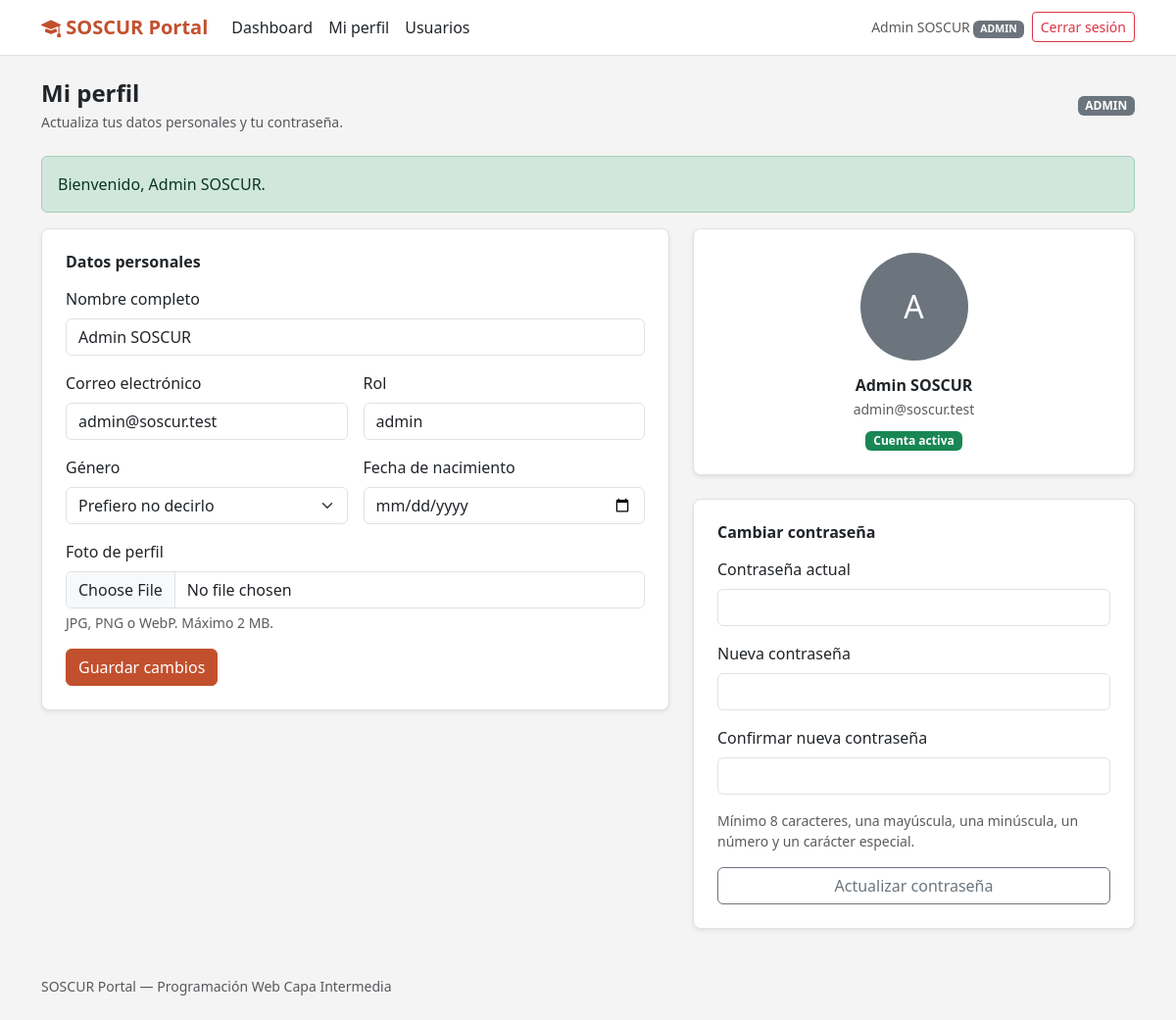
The app's page /perfil (signed in) with its own data.
### tables this page shows
CREATE TABLE IF NOT EXISTS usuarios (
    usuario_id INT AUTO_INCREMENT PRIMARY KEY,
    nombre VARCHAR(100) NOT NULL,
    correo VARCHAR(150) NOT NULL,
    contrasena_hash VARCHAR(255) NOT NULL,
    rol ENUM('estudiante', 'instructor', 'admin') NOT NULL DEFAULT 'estudiante',
    genero ENUM('femenino', 'masculino', 'prefiero_no_decir') DEFAULT NULL,
    fecha_nacimiento DATE DEFAULT NULL,
    foto_perfil VARCHAR(255) DEFAULT NULL,
    correo_verificado BOOLEAN NOT NULL DEFAULT FALSE,
    token_verificacion VARCHAR(100) DEFAULT NULL,
    token_verificacion_expira DATETIME DEFAULT NULL,
    intentos_fallidos TINYINT NOT NULL DEFAULT 0,
    bloqueado BOOLEAN NOT NULL DEFAULT FALSE,
    motivo_bloqueo VARCHAR(255) DEFAULT NULL,
    fecha_bloqueo DATETIME DEFAULT NULL,
    bloqueado_por INT DEFAULT NULL,
    remember_token VARCHAR(100) DEFAULT NULL,
    remember_token_expira DATETIME DEFAULT NULL,
    fecha_registro DATETIME NOT NULL DEFAULT CURRENT_TIMESTAMP,
    UNIQUE KEY uq_usuario_correo (correo),
    UNIQUE KEY uq_usuario_token_verificacion (token_verificacion),
    KEY idx_usuario_rol_bloqueado (rol, bloqueado),
    KEY idx_usuario_remember_token (remember_token),
    KEY fk_usuario_bloqueado_por (bloqueado_por),
    CONSTRAINT fk_usuario_bloqueado_por
        FOREIGN KEY (bloqueado_por) REFERENCES usuarios(usuario_id)
        ON DELETE SET NULL ON UPDATE CASCADE
);

### app/controllers/AuthController.php (called while the page is built, shortened)
<?php
class AuthController extends Controller
{
    public function showProfile(): void
    {
        $usuario = Auth::user();
        $this->view('profile/index', [
            'usuario' => $usuario,
            'flash' => $this->takeFlash(),
        ]);
    }
}

### app/middleware/AccessMiddleware.php (called while the page is built, shortened)
<?php
final class AccessMiddleware implements MiddlewareInterface
{
    public function handle(string $uri, callable $next): void
    {
        $next();
    }
}

### public/index.php (called while the page is built, shortened)
<?php
$router = new Router();
$router->get('/', [HomeController::class, 'index']);
$router->get('/home', [HomeController::class, 'index']);
$router->get('/login', [AuthController::class, 'showLogin']);
$router->post('/login', [AuthController::class, 'login']);
$router->get('/verificar-correo', [AuthController::class, 'verificarCorreo']);
$router->get('/registro', [AuthController::class, 'showRegister']);
$router->post('/registro', [AuthController::class, 'register']);
$router->post('/logout', [AuthController::class, 'logout']);
$router->get('/dashboard', [AuthController::class, 'dashboard']);
$router->get('/perfil', [AuthController::class, 'showProfile']);
$router->post('/perfil', [AuthController::class, 'updateProfile']);
$router->post('/perfil/contrasena', [AuthController::class, 'changePassword']);
$router->get('/admin/usuarios', [UserController::class, 'index']);
$router->post('/admin/usuarios/{id}/bloquear', [UserController::class, 'bloquear']);
$router->post('/admin/usuarios/{id}/reactivar', [UserController::class, 'reactivar']);
$router->get('/api/v1/categorias', [ApiController::class, 'categorias']);
$router->get('/api/v1/cursos', [ApiController::class, 'cursos']);
$router->post('/api/v1/cursos', [ApiController::class, 'crearCurso']);
$router->post('/api/v1/registro', [ApiAuthController::class, 'registro']);
$router->post('/api/v1/login', [ApiAuthController::class, 'login']);
$router->post('/api/v1/verificar-correo', [ApiAuthController::class, 'verificarCorreo']);
$router->post('/api/v1/verificar-correo/reenviar', [ApiAuthController::class, 'reenviarVerificacion']);
$router->post('/api/v1/logout', [ApiAuthController::class, 'logout']);
$router->get('/api/v1/perfil', [ApiAuthController::class, 'perfil']);
$router->patch('/api/v1/perfil', [ApiAuthController::class, 'actualizarPerfil']);
$router->post('/api/v1/perfil/contrasena', [ApiAuthController::class, 'cambiarContrasena']);
$router->post('/api/v1/perfil/foto', [ApiAuthController::class, 'subirFoto']);
$router->get('/api/v1/admin/usuarios', [ApiAdminController::class, 'usuarios']);
$router->post('/api/v1/admin/usuarios/{id}/bloquear', [ApiAdminController::class, 'bloquear']);
$router->post('/api/v1/admin/usuarios/{id}/reactivar', [ApiAdminController::class, 'reactivar']);
$requestPath = parse_url($_SERVER['REQUEST_URI'] ?? '/', PHP_URL_PATH) ?: '/';
$requestPath = preg_replace('#^/public(?=/|$)#', '', $requestPath) ?? $requestPath;
$requestPath = preg_replace('#^/index\.php(?=/|$)#', '', $requestPath) ?? $requestPath;
$requestPath = $requestPath === '' ? '/' : $requestPath;
$method = $_SERVER['REQUEST_METHOD'] ?? 'GET';
try {
    $router->dispatch($requestPath, $method);
} catch (\Throwable $exception) {
    error_log('Error no controlado: ' . $exception->getMessage());
    http_response_code(500);
    if (str_starts_with($requestPath, '/api/')) {
        header('Content-Type: application/json; charset=utf-8');
        echo json_encode(['error' => 'Error interno del servidor'], JSON_UNESCAPED_UNICODE);
    } else {
        header('Content-Type: text/plain; charset=utf-8');
        echo '500 Internal Server Error';
    }
}

### app/helpers/Url.php (called while the page is built, shortened)
<?php
final class Url
{
    public static function base(): string
    {
        $scriptName = str_replace('\\', '/', $_SERVER['SCRIPT_NAME'] ?? '');
        $base = str_replace('\\', '/', dirname(dirname($scriptName)));
        $base = rtrim($base, '/');
        return $base === '' || $base === '.' || $base === '/' ? '' : $base;
    }
    public static function to(string $path = ''): string
    {
        return self::base() . '/' . ltrim($path, '/');
    }
    public static function asset(string $path): string
    {
        return self::to($path);
    }
}

### app/helpers/Session.php (called while the page is built, shortened)
<?php
final class Session
{
    public static function usuarioId(): ?int
    {
        return isset($_SESSION['usuario_id']) ? (int) $_SESSION['usuario_id'] : null;
    }
}

### app/helpers/Auth.php (called while the page is built, shortened)
<?php
final class Auth
{
    public static function user(): ?array
    {
        $usuarioId = Session::usuarioId();
        $usuario = (new Usuario())->buscarPorId($usuarioId);
        return $usuario;
    }
}

### app/config/Database.php (called while the page is built, shortened)
<?php
final class Database
{
    private static ?PDO $connection = null;
    public static function getConnection(): PDO
    {
        if (self::$connection instanceof PDO) {
            return self::$connection;
        }
        $config = require __DIR__ . '/config.php';
        $db = $config['db'];
        $dsn = sprintf(
            'mysql:host=%s;port=%s;dbname=%s;charset=%s',
            $db['host'],
            $db['port'],
            $db['name'],
            $db['charset']
        );
        try {
            self::$connection = new PDO(
                $dsn,
                $db['user'],
                $db['pass'],
                [
                    PDO::ATTR_ERRMODE => PDO::ERRMODE_EXCEPTION,
                    PDO::ATTR_DEFAULT_FETCH_MODE => PDO::FETCH_ASSOC,
                    PDO::ATTR_EMULATE_PREPARES => false,
                    PDO::ATTR_STRINGIFY_FETCHES => false,
                    PDO::ATTR_TIMEOUT => 5,
                ]
            );
        } catch (PDOException $exception) {
            error_log('Error de conexión a MySQL: ' . $exception->getMessage());
            throw new RuntimeException('No se pudo conectar a la base de datos.', 0, $exception);
        }
        return self::$connection;
    }
}

### app/models/Model.php (called while the page is built, shortened)
<?php
abstract class Model
{
    protected PDO $db;
    public function __construct()
    {
        $this->db = Database::getConnection();
    }
    protected function fetchOne(string $sql, array $params = []): ?array
    {
        $statement = $this->db->prepare($sql);
        $statement->execute($params);
        $row = $statement->fetch();
        return $row === false ? null : $row;
    }
}

### app/models/Usuario.php (called while the page is built, shortened)
<?php
class Usuario extends Model
{
    public function buscarPorId(int $id): ?array
    {
        return $this->fetchOne(
            'SELECT ' . self::CAMPOS_PUBLICOS . '
             FROM usuarios
             WHERE usuario_id = :id
             LIMIT 1',
            ['id' => $id]
        );
    }
}

### app/views/profile/index.php (the view, shortened to what this page needs)
<?php
require __DIR__ . '/../templates/header.php';
$valor = static fn (string $campo): string => htmlspecialchars(
    (string) ($old[$campo] ?? $usuario[$campo] ?? ''),
    ENT_QUOTES,
    'UTF-8'
);
$foto = (string) ($usuario['foto_perfil'] ?? '');
?>
<div class="d-flex flex-wrap justify-content-between align-items-center gap-2 mb-4">
  <div>
    <h4 class="fw-bold mb-1">Mi perfil</h4>
    <p class="text-muted small mb-0">Actualiza tus datos personales y tu contraseña.</p>
  </div>
  <span class="badge bg-secondary text-uppercase"><?= htmlspecialchars((string) $usuario['rol'], ENT_QUOTES, 'UTF-8') ?></span>
</div>
<?php if (!empty($flash)): ?>
  <div class="alert alert-<?= $flash['tipo'] === 'success' ? 'success' : 'danger' ?>">
    <?= htmlspecialchars($flash['mensaje'], ENT_QUOTES, 'UTF-8') ?>
  </div>
<?php endif; ?>
<div class="row g-4">
  <div class="col-lg-7">
    <div class="card border shadow-sm">
      <div class="card-body p-4">
        <h6 class="fw-bold mb-3">Datos personales</h6>
        <form id="formPerfil" method="post" action="<?= htmlspecialchars(Url::to('perfil'), ENT_QUOTES, 'UTF-8') ?>" enctype="multipart/form-data">
          <div class="row g-3">
            <div class="col-12">
              <label class="form-label" for="nombre">Nombre completo</label>
              <input id="nombre" name="nombre" class="form-control" required value="<?= $valor('nombre') ?>">
            </div>
            <div class="col-md-6">
              <label class="form-label" for="correo">Correo electrónico</label>
              <input id="correo" type="email" class="form-control" value="<?= $valor('correo') ?>" readonly>
            </div>
            <div class="col-md-6">
              <label class="form-label" for="rol">Rol</label>
              <input id="rol" class="form-control" value="<?= $valor('rol') ?>" readonly>
            </div>
            <div class="col-md-6">
              <label class="form-label" for="genero">Género</label>
              <select id="genero" name="genero" class="form-select">
                <option value="">Prefiero no decirlo</option>
              </select>
            </div>
            <div class="col-md-6">
              <label class="form-label" for="fecha_nacimiento">Fecha de nacimiento</label>
              <input id="fecha_nacimiento" name="fecha_nacimiento" type="date" class="form-control"
                     value="<?= $valor('fecha_nacimiento') ?>">
            </div>
            <div class="col-12">
              <label class="form-label" for="foto_perfil">Foto de perfil</label>
              <input id="foto_perfil" name="foto_perfil" type="file" class="form-control" accept="image/png,image/jpeg,image/webp">
              <div class="form-text">JPG, PNG o WebP. Máximo 2 MB.</div>
            </div>
            <div class="col-12">
              <button id="btnGuardarPerfil" class="btn btn-primary-soscur" type="submit">Guardar cambios</button>
            </div>
          </div>
        </form>
      </div>
    </div>
  </div>
  <div class="col-lg-5">
    <div class="card border shadow-sm mb-4">
      <div class="card-body p-4 text-center">
        <div id="perfil-avatar" class="mb-3">
          <?php if ($foto !== ''): ?>
            <img id="perfil-avatar-img" src="<?= htmlspecialchars(Url::asset($foto), ENT_QUOTES, 'UTF-8') ?>"
                 alt="Foto de perfil" class="rounded-circle" style="width: 110px; height: 110px; object-fit: cover;">
          <?php else: ?>
            <div id="perfil-avatar-placeholder" class="rounded-circle bg-secondary text-white d-inline-flex align-items-center justify-content-center"
                 style="width: 110px; height: 110px; font-size: 2rem;">
              <?= htmlspecialchars(mb_strtoupper(mb_substr((string) $usuario['nombre'], 0, 1)), ENT_QUOTES, 'UTF-8') ?>
            </div>
          <?php endif; ?>
        </div>
        <h6 id="perfil-nombre" class="fw-bold mb-1"><?= htmlspecialchars((string) $usuario['nombre'], ENT_QUOTES, 'UTF-8') ?></h6>
        <p id="perfil-correo" class="text-muted small mb-2"><?= htmlspecialchars((string) $usuario['correo'], ENT_QUOTES, 'UTF-8') ?></p>
        <span class="badge <?= ((int) $usuario['bloqueado'] === 1) ? 'bg-danger' : 'bg-success' ?>">
          <?= ((int) $usuario['bloqueado'] === 1) ? 'Cuenta bloqueada' : 'Cuenta activa' ?>
        </span>
      </div>
    </div>
    <div class="card border shadow-sm">
      <div class="card-body p-4">
        <h6 class="fw-bold mb-3">Cambiar contraseña</h6>
        <form id="formContrasena" method="post" action="<?= htmlspecialchars(Url::to('perfil/contrasena'), ENT_QUOTES, 'UTF-8') ?>">
          <div class="mb-3">
            <label class="form-label" for="contrasena_actual">Contraseña actual</label>
            <input id="contrasena_actual" name="contrasena_actual" type="password" class="form-control" required>
          </div>
          <div class="mb-3">
            <label class="form-label" for="contrasena_nueva">Nueva contraseña</label>
            <input id="contrasena_nueva" name="contrasena_nueva" type="password" class="form-control" required>
          </div>
          <div class="mb-3">
            <label class="form-label" for="contrasena_confirmacion">Confirmar nueva contraseña</label>
            <input id="contrasena_confirmacion" name="contrasena_confirmacion" type="password" class="form-control" required>
          </div>
          <div class="form-text mb-3">
            Mínimo 8 caracteres, una mayúscula, una minúscula, un número y un carácter especial.
          </div>
          <button id="btnCambiarContrasena" class="btn btn-outline-secondary w-100" type="submit">Actualizar contraseña</button>
        </form>
      </div>
    </div>
  </div>
</div>
<?php
require __DIR__ . '/../templates/footer.php';
?>

### app/views/templates/header.php (shortened to what this page needs)
<?php
$navUsuario = Auth::user();
?>
<!DOCTYPE html>
<html lang="es">
<head>
  <link href="https://cdn.jsdelivr.net/npm/bootstrap@5.3.3/dist/css/bootstrap.min.css" rel="stylesheet">
  <link href="https://cdn.jsdelivr.net/npm/bootstrap-icons@1.11.3/font/bootstrap-icons.min.css" rel="stylesheet">
  <link href="<?= htmlspecialchars(Url::asset('css/prototipo.css'), ENT_QUOTES, 'UTF-8') ?>" rel="stylesheet">
</head>
<body>
<nav class="navbar navbar-expand-lg navbar-soscur">
  <div class="container">
    <a class="navbar-brand" href="<?= htmlspecialchars(Url::to(''), ENT_QUOTES, 'UTF-8') ?>">
      <i class="bi bi-mortarboard-fill"></i> SOSCUR Portal
    </a>
    <div class="collapse navbar-collapse" id="navPrincipal">
      <ul class="navbar-nav me-auto">
        <?php if ($navUsuario !== null): ?>
          <li class="nav-item"><a class="nav-link" href="<?= htmlspecialchars(Url::to('dashboard'), ENT_QUOTES, 'UTF-8') ?>">Dashboard</a></li>
          <li class="nav-item"><a class="nav-link" href="<?= htmlspecialchars(Url::to('perfil'), ENT_QUOTES, 'UTF-8') ?>">Mi perfil</a></li>
          <?php if ($navUsuario['rol'] === 'admin'): ?>
            <li class="nav-item"><a class="nav-link" href="<?= htmlspecialchars(Url::to('admin/usuarios'), ENT_QUOTES, 'UTF-8') ?>">Usuarios</a></li>
          <?php endif; ?>
        <?php endif; ?>
      </ul>
      <div class="d-flex align-items-center gap-2">
        <?php if ($navUsuario !== null): ?>
          <span class="navbar-text small">
            <?= htmlspecialchars($navUsuario['nombre'], ENT_QUOTES, 'UTF-8') ?>
            <span class="badge bg-secondary text-uppercase"><?= htmlspecialchars($navUsuario['rol'], ENT_QUOTES, 'UTF-8') ?></span>
          </span>
          <form method="post" action="<?= htmlspecialchars(Url::to('logout'), ENT_QUOTES, 'UTF-8') ?>">
            <button class="btn btn-outline-danger btn-sm" type="submit">Cerrar sesión</button>
          </form>
        <?php else: ?>
          <a class="btn btn-outline-secondary btn-sm" href="<?= htmlspecialchars(Url::to('login'), ENT_QUOTES, 'UTF-8') ?>">Iniciar sesión</a>
          <a class="btn btn-primary-soscur btn-sm" href="<?= htmlspecialchars(Url::to('registro'), ENT_QUOTES, 'UTF-8') ?>">Registrarse</a>
        <?php endif; ?>
      </div>
    </div>
  </div>
</nav>
<main class="container py-4">

### records on screen
usuarios: nombre "Admin SOSCUR", rol "ADMIN", correo "admin@soscur.test", rol "admin", nombre "A"

### other values on screen
$flash['mensaje'] "Bienvenido, Admin SOSCUR."
